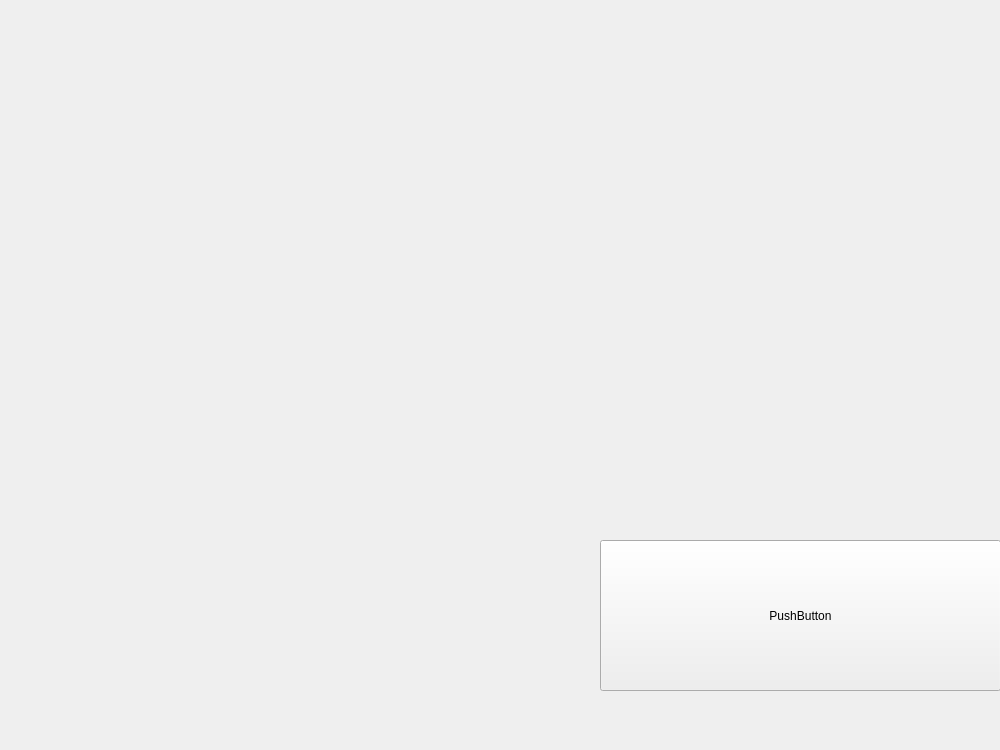
<?xml version="1.0" encoding="UTF-8"?>
<ui version="4.0">
 <class>Form</class>
 <widget class="QWidget" name="Form">
  <property name="geometry">
   <rect>
    <x>0</x>
    <y>0</y>
    <width>1000</width>
    <height>750</height>
   </rect>
  </property>
  <property name="windowTitle">
   <string>Form</string>
  </property>
  <widget class="QPushButton" name="pushButton">
   <property name="geometry">
    <rect>
     <x>600</x>
     <y>540</y>
     <width>401</width>
     <height>151</height>
    </rect>
   </property>
   <property name="text">
    <string>PushButton</string>
   </property>
  </widget>
 </widget>
 <resources/>
 <connections/>
</ui>
